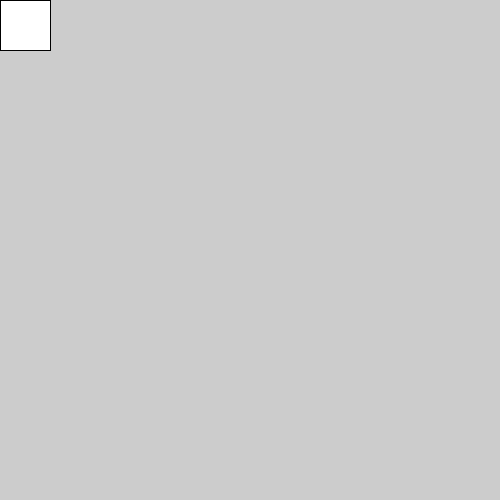
Frame 1 (no input)
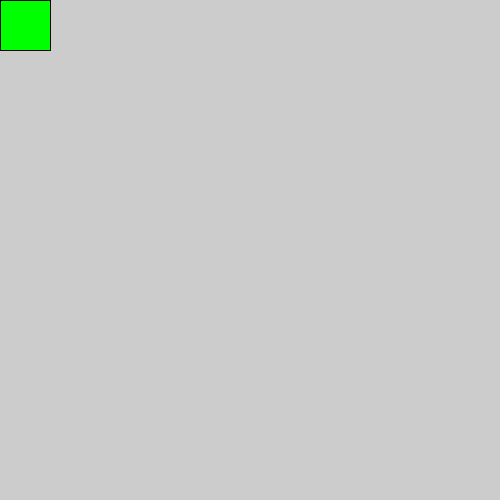
Frame 60 (the mouse pressed at the canvas centre just before this capture)
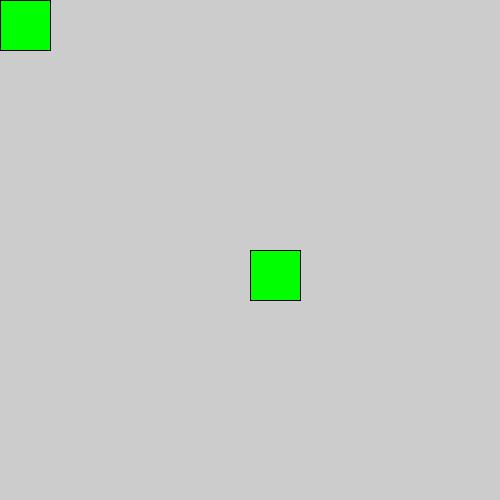
Frame 120 (the mouse held since frame 60 and released just before this capture)

The Processing sketch that drew these frames (run headless with seeded random() and noise(); from frame 60 on, the mouse is pressed at the canvas centre):

// Processing sketch: sketch_2014_11_5
// ── sketch_2014_11_5.pde
void setup() {
  size(500,500);
}
void greensquare(int x,int y, int l) {
  rect(x,y,l,l);
  fill(0,255,0);
}
void draw() {
  greensquare(mouseX,mouseY,50);
}
